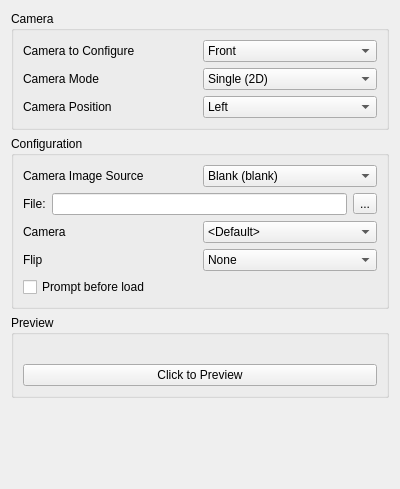
<?xml version="1.0" encoding="UTF-8"?>
<ui version="4.0">
 <class>ConfigureCamera</class>
 <widget class="QWidget" name="ConfigureCamera">
  <property name="geometry">
   <rect>
    <x>0</x>
    <y>0</y>
    <width>400</width>
    <height>489</height>
   </rect>
  </property>
  <property name="windowTitle">
   <string>Form</string>
  </property>
  <layout class="QVBoxLayout" name="verticalLayout">
   <item>
    <widget class="QGroupBox" name="groupBox">
     <property name="title">
      <string>Camera</string>
     </property>
     <layout class="QVBoxLayout" name="verticalLayout_2">
      <item>
       <layout class="QHBoxLayout" name="horizontalLayout">
        <item>
         <widget class="QLabel" name="camera_selection_label">
          <property name="toolTip">
           <string>Select the camera to configure</string>
          </property>
          <property name="text">
           <string>Camera to Configure</string>
          </property>
         </widget>
        </item>
        <item>
         <widget class="QComboBox" name="camera_selection">
          <property name="toolTip">
           <string>Select the camera to configure</string>
          </property>
          <item>
           <property name="text">
            <string>Front</string>
           </property>
          </item>
          <item>
           <property name="text">
            <string>Rear</string>
           </property>
          </item>
         </widget>
        </item>
       </layout>
      </item>
      <item>
       <layout class="QHBoxLayout" name="horizontalLayout_2">
        <item>
         <widget class="QLabel" name="camera_mode_label">
          <property name="toolTip">
           <string>Select the camera mode (single or double)</string>
          </property>
          <property name="text">
           <string>Camera Mode</string>
          </property>
         </widget>
        </item>
        <item>
         <widget class="QComboBox" name="camera_mode">
          <property name="toolTip">
           <string>Select the camera mode (single or double)</string>
          </property>
          <item>
           <property name="text">
            <string>Single (2D)</string>
           </property>
          </item>
          <item>
           <property name="text">
            <string>Double (3D)</string>
           </property>
          </item>
         </widget>
        </item>
       </layout>
      </item>
      <item>
       <layout class="QHBoxLayout" name="horizontalLayout_3">
        <item>
         <widget class="QLabel" name="camera_position_label">
          <property name="toolTip">
           <string>Select the position of camera to configure</string>
          </property>
          <property name="text">
           <string>Camera Position</string>
          </property>
         </widget>
        </item>
        <item>
         <widget class="QComboBox" name="camera_position">
          <property name="toolTip">
           <string>Select the position of camera to configure</string>
          </property>
          <item>
           <property name="text">
            <string>Left</string>
           </property>
          </item>
          <item>
           <property name="text">
            <string>Right</string>
           </property>
          </item>
         </widget>
        </item>
       </layout>
      </item>
     </layout>
    </widget>
   </item>
   <item>
    <widget class="QGroupBox" name="configurationBox">
     <property name="title">
      <string>Configuration</string>
     </property>
     <layout class="QVBoxLayout" name="verticalLayout_configuration">
      <item>
       <layout class="QHBoxLayout" name="horizontalLayout_4">
        <item>
         <widget class="QLabel" name="image_source_label">
          <property name="toolTip">
           <string>Select where the image of the emulated camera comes from. It may be an image or a real camera.</string>
          </property>
          <property name="text">
           <string>Camera Image Source</string>
          </property>
         </widget>
        </item>
        <item>
         <widget class="QComboBox" name="image_source">
          <property name="toolTip">
           <string>Select where the image of the emulated camera comes from. It may be an image or a real camera.</string>
          </property>
          <item>
           <property name="text">
            <string>Blank (blank)</string>
           </property>
          </item>
          <item>
           <property name="text">
            <string>Still Image (image)</string>
           </property>
          </item>
          <item>
           <property name="text">
            <string>System Camera (qt)</string>
           </property>
          </item>
         </widget>
        </item>
       </layout>
      </item>
      <item>
       <layout class="QHBoxLayout" name="horizontalLayout_6">
        <item>
         <widget class="QLabel" name="camera_file_label">
          <property name="frameShape">
           <enum>QFrame::NoFrame</enum>
          </property>
          <property name="text">
           <string>File:</string>
          </property>
         </widget>
        </item>
        <item>
         <widget class="QLineEdit" name="camera_file"/>
        </item>
        <item>
         <widget class="QToolButton" name="toolButton">
          <property name="text">
           <string>...</string>
          </property>
         </widget>
        </item>
       </layout>
      </item>
      <item>
       <layout class="QHBoxLayout" name="horizontalLayout_7">
        <item>
         <widget class="QLabel" name="system_camera_label">
          <property name="toolTip">
           <string>Select the system camera to use</string>
          </property>
          <property name="frameShape">
           <enum>QFrame::NoFrame</enum>
          </property>
          <property name="text">
           <string>Camera</string>
          </property>
         </widget>
        </item>
        <item>
         <widget class="QComboBox" name="system_camera">
          <property name="sizePolicy">
           <sizepolicy hsizetype="Maximum" vsizetype="Fixed">
            <horstretch>0</horstretch>
            <verstretch>0</verstretch>
           </sizepolicy>
          </property>
          <property name="maximumSize">
           <size>
            <width>250</width>
            <height>16777215</height>
           </size>
          </property>
          <property name="toolTip">
           <string>Select the system camera to use</string>
          </property>
          <item>
           <property name="text">
            <string>&lt;Default&gt;</string>
           </property>
          </item>
         </widget>
        </item>
       </layout>
      </item>
      <item>
       <layout class="QHBoxLayout" name="horizontalLayout_8">
        <item>
         <widget class="QLabel" name="camera_flip_label">
          <property name="toolTip">
           <string>Select the image flip to apply</string>
          </property>
          <property name="frameShape">
           <enum>QFrame::NoFrame</enum>
          </property>
          <property name="text">
           <string>Flip</string>
          </property>
         </widget>
        </item>
        <item>
         <widget class="QComboBox" name="camera_flip">
          <property name="enabled">
           <bool>true</bool>
          </property>
          <property name="sizePolicy">
           <sizepolicy hsizetype="Maximum" vsizetype="Fixed">
            <horstretch>0</horstretch>
            <verstretch>0</verstretch>
           </sizepolicy>
          </property>
          <property name="maximumSize">
           <size>
            <width>800</width>
            <height>16777215</height>
           </size>
          </property>
          <property name="toolTip">
           <string>Select the image flip to apply</string>
          </property>
          <item>
           <property name="text">
            <string>None</string>
           </property>
          </item>
          <item>
           <property name="text">
            <string>Horizontal</string>
           </property>
          </item>
          <item>
           <property name="text">
            <string>Vertical</string>
           </property>
          </item>
          <item>
           <property name="text">
            <string>Reverse</string>
           </property>
          </item>
         </widget>
        </item>
       </layout>
      </item>
      <item>
       <widget class="QCheckBox" name="prompt_before_load">
        <property name="toolTip">
         <string>Select an image file every time before the camera is loaded</string>
        </property>
        <property name="text">
         <string>Prompt before load</string>
        </property>
       </widget>
      </item>
     </layout>
    </widget>
   </item>
   <item>
    <widget class="QGroupBox" name="previewBox">
     <property name="title">
      <string>Preview</string>
     </property>
     <layout class="QVBoxLayout" name="verticalLayout_3">
      <item>
       <widget class="QLabel" name="preview_box">
        <property name="baseSize">
         <size>
          <width>512</width>
          <height>384</height>
         </size>
        </property>
        <property name="toolTip">
         <string>Resolution: 512*384</string>
        </property>
        <property name="text">
         <string/>
        </property>
       </widget>
      </item>
      <item>
       <widget class="QPushButton" name="preview_button">
        <property name="text">
         <string>Click to Preview</string>
        </property>
       </widget>
      </item>
     </layout>
    </widget>
   </item>
   <item>
    <spacer>
     <property name="orientation">
      <enum>Qt::Vertical</enum>
     </property>
     <property name="sizeHint" stdset="0">
      <size>
       <width>20</width>
       <height>40</height>
      </size>
     </property>
    </spacer>
   </item>
  </layout>
 </widget>
 <tabstops>
  <tabstop>camera_selection</tabstop>
  <tabstop>camera_mode</tabstop>
  <tabstop>camera_position</tabstop>
  <tabstop>image_source</tabstop>
  <tabstop>camera_file</tabstop>
  <tabstop>toolButton</tabstop>
  <tabstop>system_camera</tabstop>
  <tabstop>camera_flip</tabstop>
  <tabstop>prompt_before_load</tabstop>
  <tabstop>preview_button</tabstop>
 </tabstops>
 <resources/>
 <connections/>
</ui>
